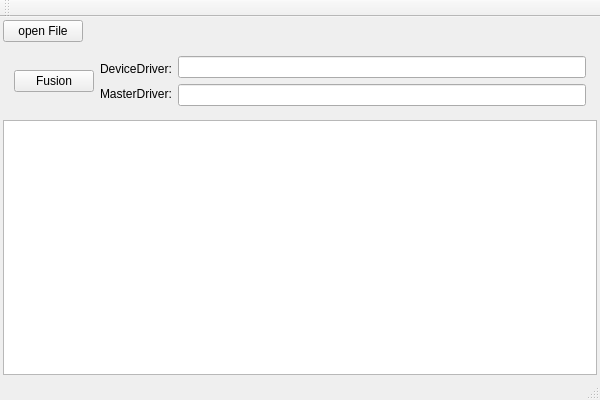
<?xml version="1.0" encoding="UTF-8"?>
<ui version="4.0">
 <class>QtFileChange2StreamClass</class>
 <widget class="QMainWindow" name="QtFileChange2StreamClass">
  <property name="geometry">
   <rect>
    <x>0</x>
    <y>0</y>
    <width>600</width>
    <height>400</height>
   </rect>
  </property>
  <property name="windowTitle">
   <string>QtFileChange2Stream</string>
  </property>
  <widget class="QWidget" name="centralWidget">
   <layout class="QVBoxLayout" name="verticalLayout">
    <property name="spacing">
     <number>3</number>
    </property>
    <property name="leftMargin">
     <number>3</number>
    </property>
    <property name="topMargin">
     <number>3</number>
    </property>
    <property name="rightMargin">
     <number>3</number>
    </property>
    <property name="bottomMargin">
     <number>3</number>
    </property>
    <item>
     <layout class="QHBoxLayout" name="horizontalLayout">
      <item>
       <widget class="QPushButton" name="pushButton">
        <property name="text">
         <string>open File</string>
        </property>
       </widget>
      </item>
      <item>
       <spacer name="horizontalSpacer">
        <property name="orientation">
         <enum>Qt::Horizontal</enum>
        </property>
        <property name="sizeHint" stdset="0">
         <size>
          <width>40</width>
          <height>20</height>
         </size>
        </property>
       </spacer>
      </item>
     </layout>
    </item>
    <item>
     <widget class="QWidget" name="widget" native="true">
      <property name="minimumSize">
       <size>
        <width>0</width>
        <height>60</height>
       </size>
      </property>
      <layout class="QHBoxLayout" name="horizontalLayout_2">
       <item>
        <widget class="QPushButton" name="fusionButton">
         <property name="text">
          <string>Fusion</string>
         </property>
        </widget>
       </item>
       <item>
        <widget class="QWidget" name="widget_2" native="true">
         <property name="minimumSize">
          <size>
           <width>50</width>
           <height>0</height>
          </size>
         </property>
         <layout class="QVBoxLayout" name="verticalLayout_4">
          <property name="spacing">
           <number>0</number>
          </property>
          <property name="leftMargin">
           <number>0</number>
          </property>
          <property name="topMargin">
           <number>0</number>
          </property>
          <property name="rightMargin">
           <number>0</number>
          </property>
          <property name="bottomMargin">
           <number>0</number>
          </property>
          <item>
           <widget class="QLabel" name="label">
            <property name="text">
             <string>DeviceDriver:</string>
            </property>
           </widget>
          </item>
          <item>
           <widget class="QLabel" name="label_2">
            <property name="text">
             <string>MasterDriver:</string>
            </property>
           </widget>
          </item>
         </layout>
        </widget>
       </item>
       <item>
        <layout class="QVBoxLayout" name="verticalLayout_2">
         <item>
          <widget class="QLineEdit" name="devFIleEdit"/>
         </item>
         <item>
          <widget class="QLineEdit" name="masterFIleEdit"/>
         </item>
        </layout>
       </item>
      </layout>
     </widget>
    </item>
    <item>
     <widget class="QTextEdit" name="textEdit"/>
    </item>
   </layout>
  </widget>
  <widget class="QMenuBar" name="menuBar">
   <property name="geometry">
    <rect>
     <x>0</x>
     <y>0</y>
     <width>600</width>
     <height>23</height>
    </rect>
   </property>
  </widget>
  <widget class="QToolBar" name="mainToolBar">
   <attribute name="toolBarArea">
    <enum>TopToolBarArea</enum>
   </attribute>
   <attribute name="toolBarBreak">
    <bool>false</bool>
   </attribute>
  </widget>
  <widget class="QStatusBar" name="statusBar"/>
 </widget>
 <layoutdefault spacing="6" margin="11"/>
 <resources>
  <include location="QtFileChange2Stream.qrc"/>
 </resources>
 <connections/>
</ui>
